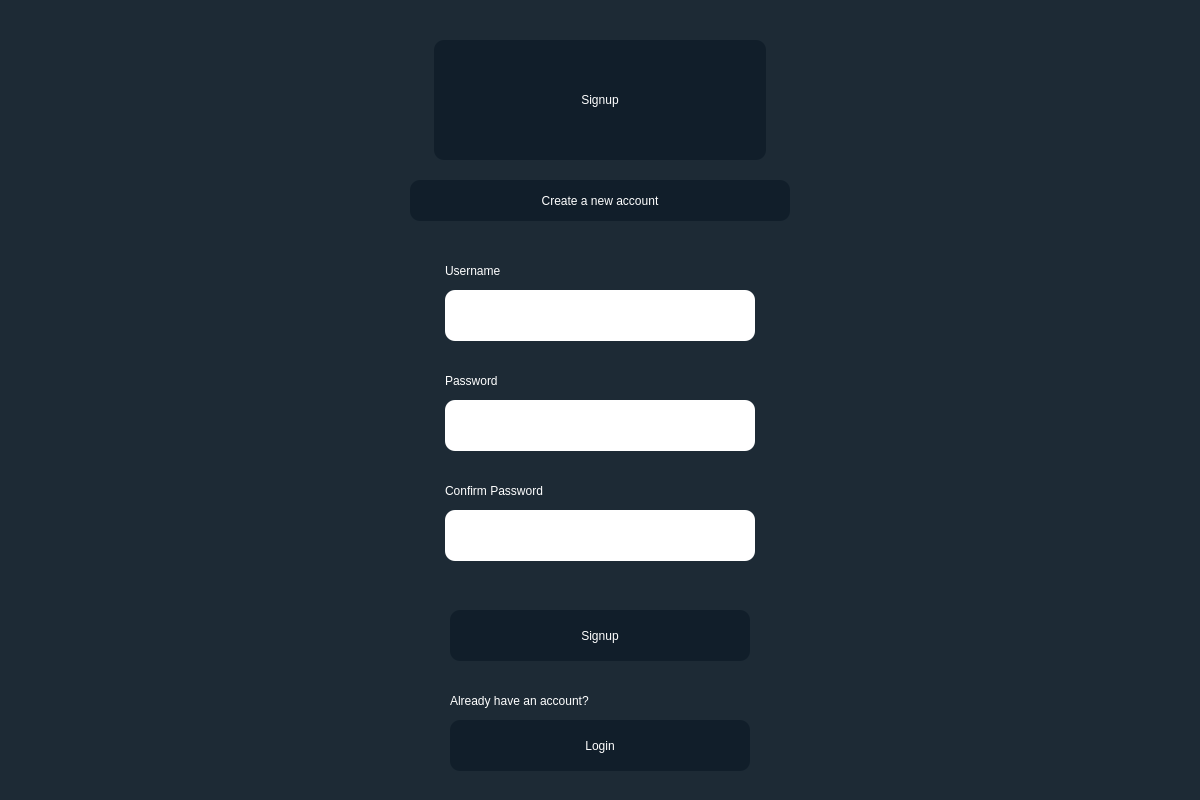
<?xml version="1.0" encoding="UTF-8"?>
<ui version="4.0">
 <class>Dialog</class>
 <widget class="QDialog" name="Dialog">
  <property name="geometry">
   <rect>
    <x>0</x>
    <y>0</y>
    <width>1200</width>
    <height>800</height>
   </rect>
  </property>
  <property name="windowTitle">
   <string>Dialog</string>
  </property>
  <widget class="QWidget" name="bgwidget" native="true">
   <property name="geometry">
    <rect>
     <x>0</x>
     <y>0</y>
     <width>1200</width>
     <height>801</height>
    </rect>
   </property>
   <property name="sizePolicy">
    <sizepolicy hsizetype="Fixed" vsizetype="Minimum">
     <horstretch>0</horstretch>
     <verstretch>0</verstretch>
    </sizepolicy>
   </property>
   <property name="autoFillBackground">
    <bool>false</bool>
   </property>
   <property name="styleSheet">
    <string notr="true">background-color:rgba(16,30,41,240);</string>
   </property>
   <widget class="QLabel" name="welcomelabel">
    <property name="geometry">
     <rect>
      <x>434</x>
      <y>40</y>
      <width>332</width>
      <height>120</height>
     </rect>
    </property>
    <property name="styleSheet">
     <string notr="true">font: italic 36pt &quot;Calibri&quot;;
color:rgb(255,255,255);
border-radius:10px;</string>
    </property>
    <property name="text">
     <string>Signup</string>
    </property>
    <property name="alignment">
     <set>Qt::AlignCenter</set>
    </property>
   </widget>
   <widget class="QLabel" name="infolabel">
    <property name="geometry">
     <rect>
      <x>410</x>
      <y>180</y>
      <width>380</width>
      <height>41</height>
     </rect>
    </property>
    <property name="styleSheet">
     <string notr="true">font: italic 18pt &quot;Calibri&quot;;
color:rgb(255,255,255);
border-radius:10px;</string>
    </property>
    <property name="text">
     <string>Create a new account</string>
    </property>
    <property name="alignment">
     <set>Qt::AlignCenter</set>
    </property>
   </widget>
   <widget class="QPushButton" name="login_button">
    <property name="geometry">
     <rect>
      <x>450</x>
      <y>720</y>
      <width>300</width>
      <height>51</height>
     </rect>
    </property>
    <property name="styleSheet">
     <string notr="true">font: italic 18pt &quot;Calibri&quot;;
color:rgb(255,255,255);
border-radius:10px;</string>
    </property>
    <property name="text">
     <string>Login</string>
    </property>
   </widget>
   <widget class="QLineEdit" name="username_line">
    <property name="geometry">
     <rect>
      <x>445</x>
      <y>290</y>
      <width>310</width>
      <height>51</height>
     </rect>
    </property>
    <property name="styleSheet">
     <string notr="true">background-color:rgb(255, 255, 255);
border-radius: 10px;</string>
    </property>
   </widget>
   <widget class="QLineEdit" name="password_line">
    <property name="geometry">
     <rect>
      <x>445</x>
      <y>400</y>
      <width>310</width>
      <height>51</height>
     </rect>
    </property>
    <property name="styleSheet">
     <string notr="true">background-color:rgb(255, 255, 255);
border-radius: 10px;</string>
    </property>
   </widget>
   <widget class="QLabel" name="label">
    <property name="geometry">
     <rect>
      <x>445</x>
      <y>250</y>
      <width>181</width>
      <height>41</height>
     </rect>
    </property>
    <property name="styleSheet">
     <string notr="true">font: italic 14pt &quot;Calibri&quot;;
color:rgb(255,255,255);
border-radius:10px;
background-color: rgba(255, 255, 255, 0);</string>
    </property>
    <property name="text">
     <string>Username</string>
    </property>
   </widget>
   <widget class="QLabel" name="label_2">
    <property name="geometry">
     <rect>
      <x>445</x>
      <y>360</y>
      <width>181</width>
      <height>41</height>
     </rect>
    </property>
    <property name="styleSheet">
     <string notr="true">font: italic 16pt &quot;Calibri&quot;;
color:rgb(255,255,255);
border-radius:10px;
background-color: rgba(255, 255, 255, 0);</string>
    </property>
    <property name="text">
     <string>Password</string>
    </property>
   </widget>
   <widget class="QPushButton" name="signup_button">
    <property name="geometry">
     <rect>
      <x>450</x>
      <y>610</y>
      <width>300</width>
      <height>51</height>
     </rect>
    </property>
    <property name="styleSheet">
     <string notr="true">font: italic 18pt &quot;Calibri&quot;;
color:rgb(255,255,255);
border-radius:10px;</string>
    </property>
    <property name="text">
     <string>Signup</string>
    </property>
   </widget>
   <widget class="QLabel" name="errorLabel">
    <property name="geometry">
     <rect>
      <x>450</x>
      <y>570</y>
      <width>300</width>
      <height>31</height>
     </rect>
    </property>
    <property name="styleSheet">
     <string notr="true">font: italic 16pt &quot;Calibri&quot;;
color:red;
border-radius:10px;
background-color: rgba(255, 255, 255, 0);</string>
    </property>
    <property name="text">
     <string/>
    </property>
    <property name="alignment">
     <set>Qt::AlignCenter</set>
    </property>
   </widget>
   <widget class="QLabel" name="label_3">
    <property name="geometry">
     <rect>
      <x>445</x>
      <y>470</y>
      <width>300</width>
      <height>41</height>
     </rect>
    </property>
    <property name="styleSheet">
     <string notr="true">font: italic 14pt &quot;Calibri&quot;;
color:rgb(255,255,255);
border-radius:10px;
background-color: rgba(255, 255, 255, 0);</string>
    </property>
    <property name="text">
     <string>Confirm Password</string>
    </property>
   </widget>
   <widget class="QLineEdit" name="confirm_line">
    <property name="geometry">
     <rect>
      <x>445</x>
      <y>510</y>
      <width>310</width>
      <height>51</height>
     </rect>
    </property>
    <property name="styleSheet">
     <string notr="true">background-color:rgb(255, 255, 255);
border-radius: 10px;</string>
    </property>
   </widget>
   <widget class="QLabel" name="label_4">
    <property name="geometry">
     <rect>
      <x>450</x>
      <y>680</y>
      <width>300</width>
      <height>41</height>
     </rect>
    </property>
    <property name="styleSheet">
     <string notr="true">font: italic 14pt &quot;Calibri&quot;;
color:rgb(255,255,255);
border-radius:10px;
background-color: rgba(255, 255, 255, 0);</string>
    </property>
    <property name="text">
     <string>Already have an account?</string>
    </property>
   </widget>
  </widget>
 </widget>
 <resources/>
 <connections/>
</ui>
